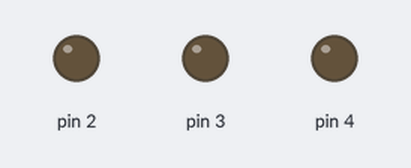
Bench run of a sketch on a simulated Arduino Uno, built with avr-gcc and run on an emulated ATmega328P. Shown: output pins drawn as LEDs (lit = HIGH).

Above: at 0.3 s.
At 0.7 s:
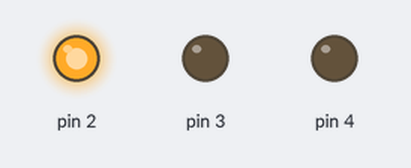
At 1.1 s:
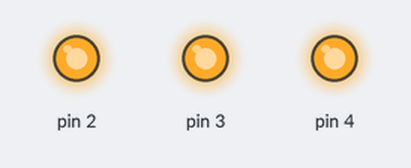
At 1.3 s:
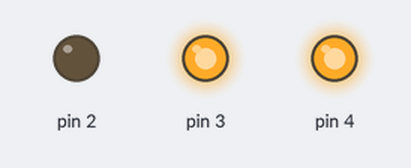
At 2.1 s:
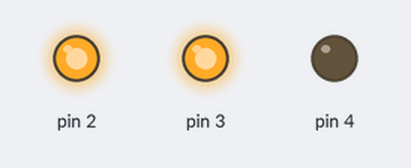
At 2.7 s:
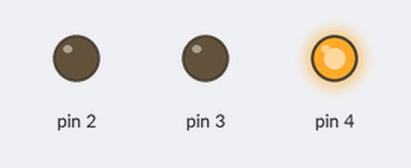
Timing chart, 0 to 3.0 s (numbered marks = the images above):
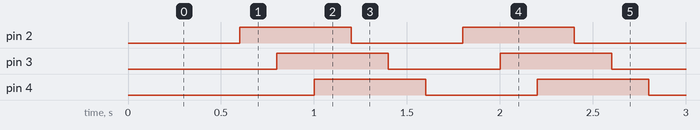

Measured:
- by itself, pin 2–4: alternates HIGH for 0.60 s and LOW for 0.60 s
- by itself, everything shown: repeats every 1.2 s, in 6 steps

The sketch:

serialLed.ino
```cpp
/*
 * Author: MIUZEI
 * IDE V1.6.9
 * Email:support@miuzeipro.com
 */
int BASE = 2;
int NUM = 3;
void setup()
{
  for (int i = BASE; i < BASE + NUM; i ++)
  {
    pinMode(i, OUTPUT);      //set port ‘i’ as an output port
  }
}
void loop()
{
  for (int i = BASE; i < BASE + NUM; i ++)
  {
    digitalWrite(i, LOW);      // Turn OFF the I/O board LED
    delay(200);
  }
  for (int i = BASE; i < BASE + NUM; i ++)
  {
    digitalWrite(i, HIGH);    // Turn ON the I/O board LED
    delay(200);
  }
}
```
